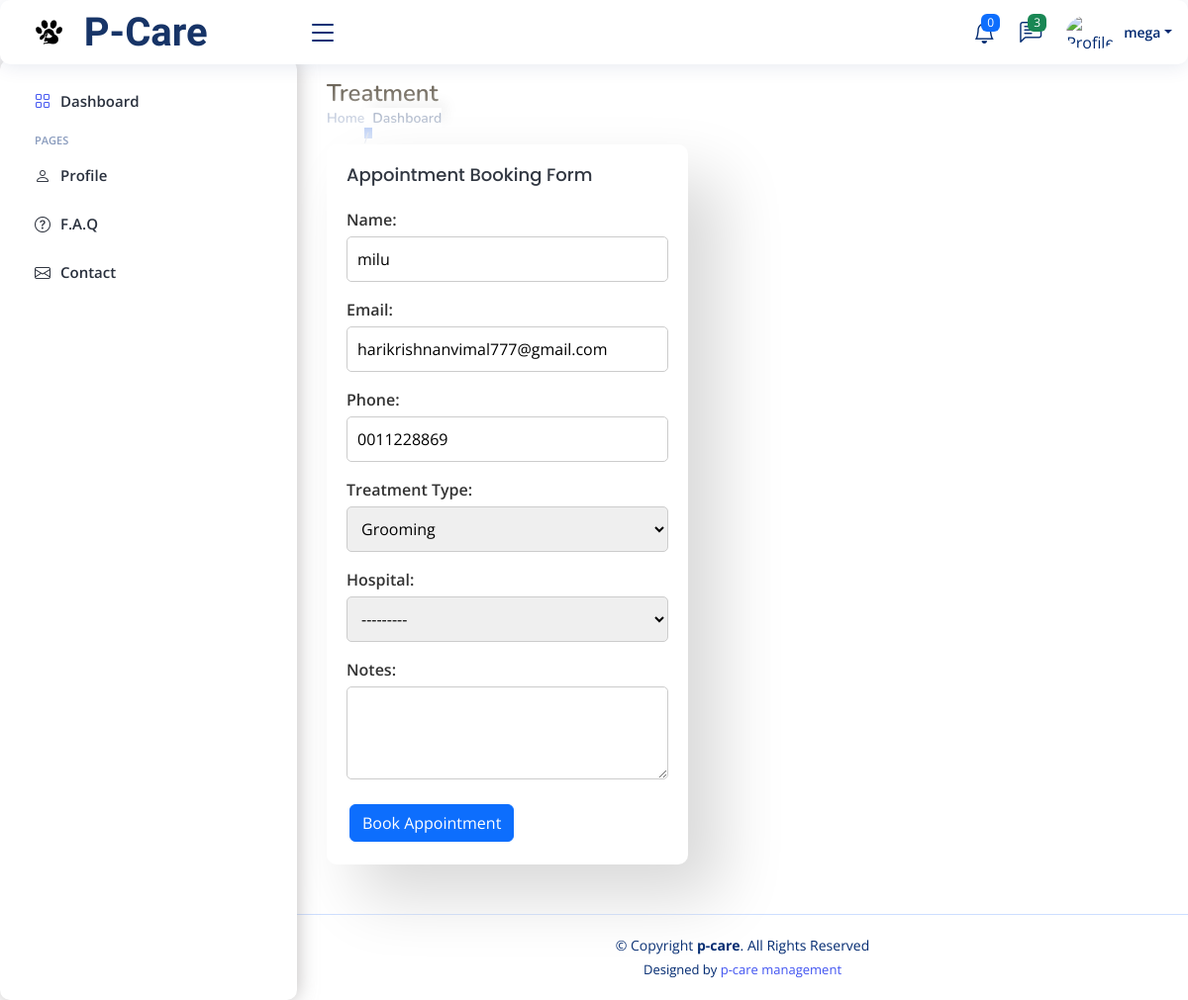
Before: /book-appointment/ (signed in) with the older database file.
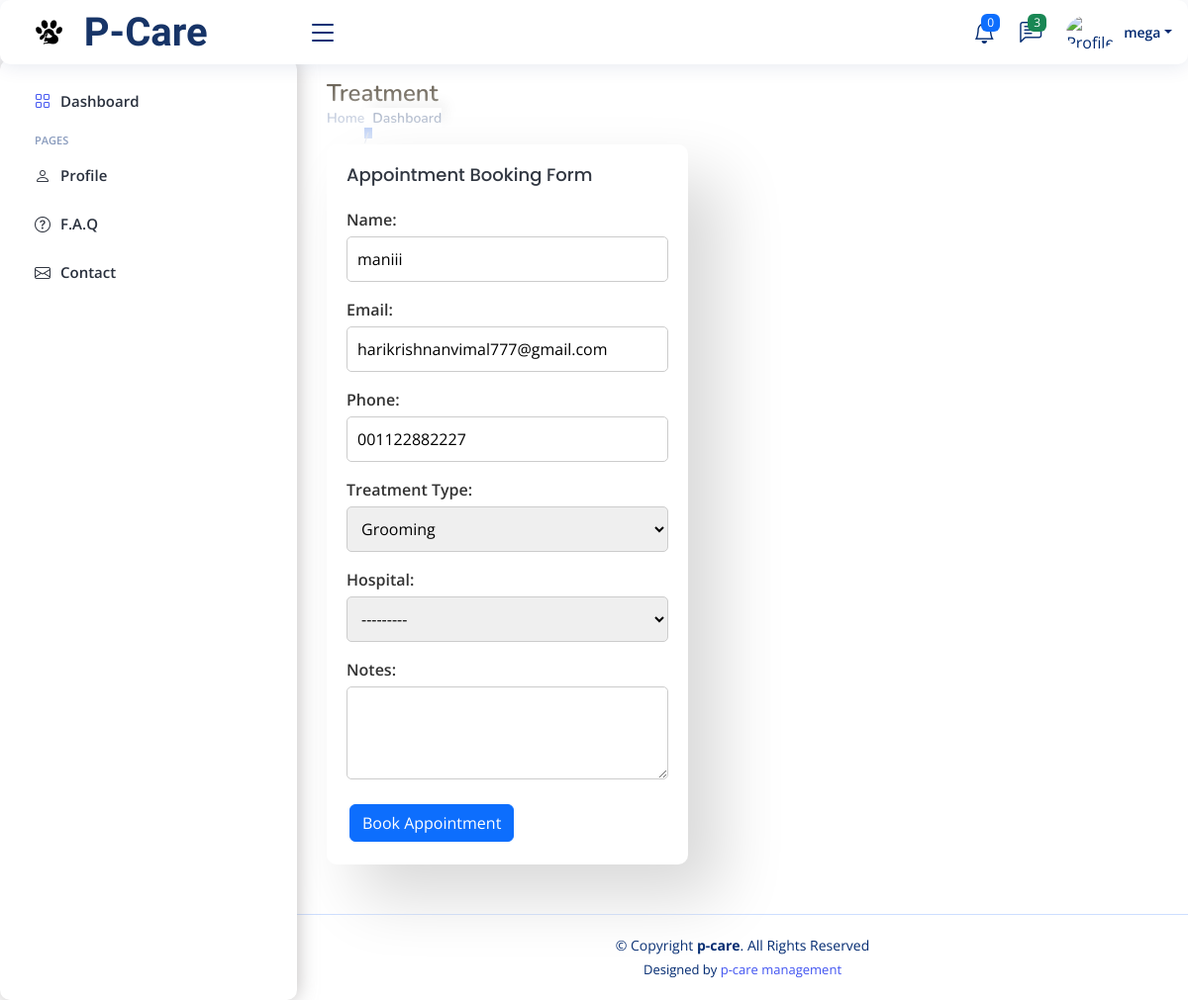
After: the same page with the newer database file.
### doctor/models.py (models this page shows)
class Hospital(models.Model):
    user = models.OneToOneField(User, on_delete=models.CASCADE)
    hospital_name = models.CharField(max_length=255, default='general clinic')
    name = models.CharField(max_length=255)
    created_at = models.DateTimeField(auto_now_add=True)
    updated_at = models.DateTimeField(auto_now=True)
    address = models.TextField()
    def __str__(self):
        return self.name

### user/models.py (models this page shows)
class Customer(models.Model):
    user = models.OneToOneField(User, on_delete=models.CASCADE)
    phone = models.CharField(max_length=15)
    address = models.TextField()

### user/views.py (the view)
# urls.py: path('book-appointment/', views.book_appointment, name='book_appointment'),
@login_required
def book_appointment(request):
    if request.method == 'POST':
        if 'undo' in request.POST:
            undo_data = request.session.pop('undo_appointment', None)
            if undo_data:
                Appointment.objects.filter(id=undo_data['id']).delete()
                messages.info(request, 'Appointment booking undone.')
            return redirect(reverse('book_appointment'))
        form = AppointmentForm(request.POST)
        if form.is_valid():
            appointment = form.save(commit=False)
            appointment.user = request.user
            try:
                pet_profile = PetProfile.objects.get(user=request.user)
                appointment.pet_profile = pet_profile
                appointment.name = pet_profile.pet_name
                appointment.email = request.user.email
                appointment.phone = request.user.customer.phone if hasattr(request.user, 'customer') else 'No Phone'
                appointment.pet_type = pet_profile.pet_type
            except PetProfile.DoesNotExist:
                messages.error(request, 'Pet profile not found. Please update your profile.')
                return redirect(reverse('book_appointment'))
            appointment.save()
            request.session['undo_appointment'] = {
                'id': appointment.id,
                'name': appointment.name,
                'email': appointment.email,
                'phone': appointment.phone,
                'pet_type': appointment.pet_type,
            }
            messages.success(request, 'Appointment booked successfully!')
    else:
        try:
            pet_profile = PetProfile.objects.get(user=request.user)
            initial_data = {
                'name': pet_profile.pet_name,
                'email': request.user.email,
                'phone': request.user.customer.phone if hasattr(request.user, 'customer') else 'No Phone',
                'treatment_type': 'grooming',
                'hospital': None,
                'notes': '',
            }
            form = AppointmentForm(initial=initial_data)
        except PetProfile.DoesNotExist:
            form = AppointmentForm()
    return render(request, 'book_appointment.html', {'form': form})

### user/forms.py
class AppointmentForm(forms.ModelForm):
    class Meta:
        model = Appointment
        fields = ['name', 'email', 'phone', 'treatment_type', 'hospital', 'notes']
        widgets = {
            'notes': forms.Textarea(attrs={'rows': 3}),
            'treatment_type': forms.Select(attrs={'class': 'form-control'}),
            'hospital': forms.Select(attrs={'class': 'form-control'}),
            'name': forms.TextInput(attrs={'readonly': 'readonly'}),
            'email': forms.EmailInput(attrs={'readonly': 'readonly'}),
            'phone': forms.TextInput(attrs={'readonly': 'readonly'}),
        }
    treatment_type = forms.ChoiceField(choices=TREATMENT_CHOICES, label='Treatment Type')
    hospital = forms.ModelChoiceField(queryset=Hospital.objects.all(), label='Hospital')

### user/templates/book_appointment.html (shortened to what this page needs)
{% extends "base.html" %}
{% load static %}
{% block maincss %}
<link href="{% static 'css/treatment.css' %}" rel="stylesheet">
<link href="{% static '/css/animation.css' %}" rel="stylesheet">
{% endblock %}
{% block content %}
<div class="pagetitle">
  <h1>Treatment</h1>
  <nav>
    <ol class="breadcrumb">
      <li class="breadcrumb-item"><a href="{% url "home" %}">Home</a></li>
      <li class="breadcrumb-item active">Dashboard</li>
    </ol>
  </nav>
</div>
<section class="section dashboard">
  <div class="col-lg-8 zoom-in-animation">
    <div class="row">
      <div class="col-lg-8">
        <div class="card">
          <div class="card-body">
            <h5 class="card-title">Appointment Booking Form</h5>
            <form method="POST" action="{% url "book_appointment" %}">
              {{ form.as_p }}
              <button type="submit" class="btn btn-primary">Book Appointment</button>
            </form>
          </div>
        </div>
      </div>
    </div>
  </div>
</section>
{% endblock %}

Changed rows visible on the page:
computed for Hospital: name "milu" → "maniii"
changed Customer: phone "0011228869" → "001122882227"
